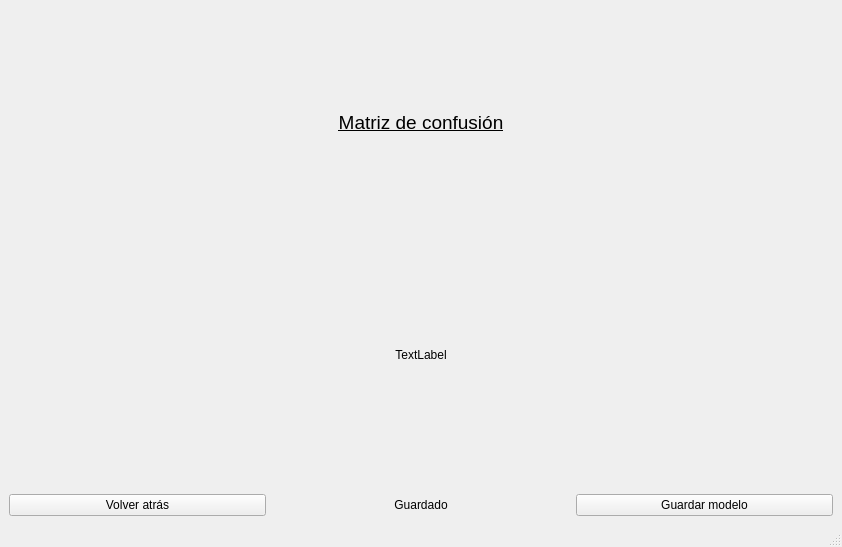
<?xml version="1.0" encoding="UTF-8"?>
<ui version="4.0">
 <class>MainWindow</class>
 <widget class="QMainWindow" name="MainWindow">
  <property name="geometry">
   <rect>
    <x>0</x>
    <y>0</y>
    <width>842</width>
    <height>547</height>
   </rect>
  </property>
  <property name="windowTitle">
   <string>MainWindow</string>
  </property>
  <widget class="QWidget" name="centralwidget">
   <layout class="QGridLayout" name="gridLayout">
    <item row="0" column="0">
     <layout class="QVBoxLayout" name="verticalLayout">
      <item>
       <layout class="QVBoxLayout" name="verticalLayout_2">
        <item>
         <widget class="QLabel" name="label_35">
          <property name="font">
           <font>
            <pointsize>14</pointsize>
            <underline>true</underline>
           </font>
          </property>
          <property name="text">
           <string>Matriz de confusión</string>
          </property>
          <property name="alignment">
           <set>Qt::AlignCenter</set>
          </property>
         </widget>
        </item>
        <item>
         <widget class="QLabel" name="label_precision_">
          <property name="text">
           <string>TextLabel</string>
          </property>
          <property name="alignment">
           <set>Qt::AlignCenter</set>
          </property>
         </widget>
        </item>
       </layout>
      </item>
      <item>
       <spacer name="verticalSpacer">
        <property name="orientation">
         <enum>Qt::Vertical</enum>
        </property>
        <property name="sizeType">
         <enum>QSizePolicy::Minimum</enum>
        </property>
        <property name="sizeHint" stdset="0">
         <size>
          <width>20</width>
          <height>10</height>
         </size>
        </property>
       </spacer>
      </item>
      <item>
       <layout class="QVBoxLayout" name="lay_"/>
      </item>
      <item>
       <spacer name="verticalSpacer_2">
        <property name="orientation">
         <enum>Qt::Vertical</enum>
        </property>
        <property name="sizeType">
         <enum>QSizePolicy::Minimum</enum>
        </property>
        <property name="sizeHint" stdset="0">
         <size>
          <width>20</width>
          <height>10</height>
         </size>
        </property>
       </spacer>
      </item>
      <item>
       <layout class="QHBoxLayout" name="layout_GuardarModelo_">
        <item>
         <widget class="QPushButton" name="backButton">
          <property name="text">
           <string>Volver atrás</string>
          </property>
         </widget>
        </item>
        <item>
         <spacer name="horizontalSpacer">
          <property name="orientation">
           <enum>Qt::Horizontal</enum>
          </property>
          <property name="sizeType">
           <enum>QSizePolicy::Minimum</enum>
          </property>
          <property name="sizeHint" stdset="0">
           <size>
            <width>20</width>
            <height>20</height>
           </size>
          </property>
         </spacer>
        </item>
        <item>
         <widget class="QLabel" name="label_GuardarModelo_">
          <property name="text">
           <string>Guardado</string>
          </property>
          <property name="alignment">
           <set>Qt::AlignCenter</set>
          </property>
         </widget>
        </item>
        <item>
         <spacer name="horizontalSpacer_2">
          <property name="orientation">
           <enum>Qt::Horizontal</enum>
          </property>
          <property name="sizeType">
           <enum>QSizePolicy::Minimum</enum>
          </property>
          <property name="sizeHint" stdset="0">
           <size>
            <width>20</width>
            <height>20</height>
           </size>
          </property>
         </spacer>
        </item>
        <item>
         <widget class="QPushButton" name="boton_guardarModelo_">
          <property name="text">
           <string>Guardar modelo</string>
          </property>
         </widget>
        </item>
       </layout>
      </item>
     </layout>
    </item>
   </layout>
  </widget>
  <widget class="QMenuBar" name="menubar">
   <property name="geometry">
    <rect>
     <x>0</x>
     <y>0</y>
     <width>842</width>
     <height>26</height>
    </rect>
   </property>
  </widget>
  <widget class="QStatusBar" name="statusbar"/>
 </widget>
 <resources/>
 <connections/>
</ui>
